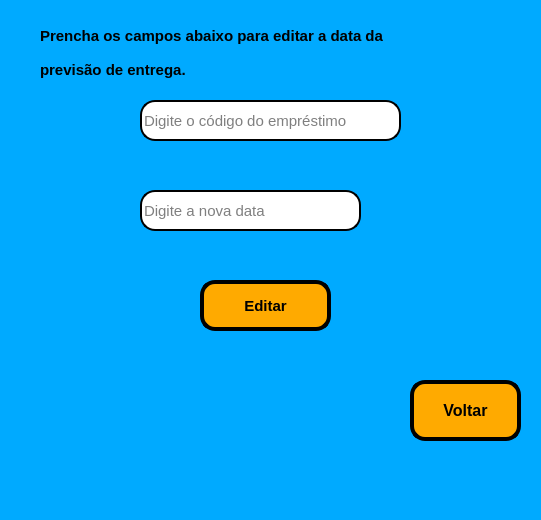
<?xml version="1.0" encoding="UTF-8"?>
<ui version="4.0">
 <class>MainWindow</class>
 <widget class="QMainWindow" name="MainWindow">
  <property name="geometry">
   <rect>
    <x>0</x>
    <y>0</y>
    <width>541</width>
    <height>520</height>
   </rect>
  </property>
  <property name="windowTitle">
   <string>Editar previsão de entrega</string>
  </property>
  <property name="styleSheet">
   <string notr="true">background-color: rgb(0, 170, 255);</string>
  </property>
  <widget class="QWidget" name="centralwidget">
   <widget class="QLineEdit" name="data">
    <property name="geometry">
     <rect>
      <x>140</x>
      <y>190</y>
      <width>221</width>
      <height>41</height>
     </rect>
    </property>
    <property name="font">
     <font>
      <pointsize>11</pointsize>
     </font>
    </property>
    <property name="styleSheet">
     <string notr="true">background-color: rgb(255, 255, 255);
border-radius: 15px;
border-style: outset;
border-width: 2px;</string>
    </property>
    <property name="inputMask">
     <string/>
    </property>
    <property name="text">
     <string/>
    </property>
    <property name="placeholderText">
     <string>Digite a nova data</string>
    </property>
   </widget>
   <widget class="QLabel" name="label_7">
    <property name="geometry">
     <rect>
      <x>0</x>
      <y>240</y>
      <width>551</width>
      <height>41</height>
     </rect>
    </property>
    <property name="font">
     <font>
      <pointsize>11</pointsize>
      <weight>75</weight>
      <bold>true</bold>
     </font>
    </property>
    <property name="styleSheet">
     <string notr="true">color: rgb(255, 85, 0);</string>
    </property>
    <property name="text">
     <string/>
    </property>
   </widget>
   <widget class="QPushButton" name="pushButton_7">
    <property name="geometry">
     <rect>
      <x>410</x>
      <y>380</y>
      <width>111</width>
      <height>61</height>
     </rect>
    </property>
    <property name="font">
     <font>
      <pointsize>12</pointsize>
      <weight>75</weight>
      <bold>true</bold>
     </font>
    </property>
    <property name="styleSheet">
     <string notr="true">background-color: rgb(255, 170, 0);
border-radius: 15px;
border-style: outset;
border-width: 4px;
border-color: black;</string>
    </property>
    <property name="text">
     <string>Voltar</string>
    </property>
    <property name="icon">
     <iconset>
      <normaloff>voltar.png</normaloff>voltar.png</iconset>
    </property>
   </widget>
   <widget class="QLabel" name="label_5">
    <property name="geometry">
     <rect>
      <x>70</x>
      <y>180</y>
      <width>51</width>
      <height>51</height>
     </rect>
    </property>
    <property name="text">
     <string/>
    </property>
    <property name="pixmap">
     <pixmap>calendario.png</pixmap>
    </property>
    <property name="scaledContents">
     <bool>true</bool>
    </property>
   </widget>
   <widget class="QLabel" name="label_3">
    <property name="geometry">
     <rect>
      <x>150</x>
      <y>140</y>
      <width>321</width>
      <height>41</height>
     </rect>
    </property>
    <property name="font">
     <font>
      <pointsize>11</pointsize>
      <weight>75</weight>
      <bold>true</bold>
     </font>
    </property>
    <property name="styleSheet">
     <string notr="true">color: rgb(255, 85, 0);</string>
    </property>
    <property name="text">
     <string/>
    </property>
   </widget>
   <widget class="QPushButton" name="pushButton">
    <property name="geometry">
     <rect>
      <x>200</x>
      <y>280</y>
      <width>131</width>
      <height>51</height>
     </rect>
    </property>
    <property name="font">
     <font>
      <pointsize>11</pointsize>
      <weight>75</weight>
      <bold>true</bold>
     </font>
    </property>
    <property name="styleSheet">
     <string notr="true">background-color: rgb(255, 170, 0);
border-radius: 15px;
border-style: outset;
border-width: 4px;
border-color: black;</string>
    </property>
    <property name="text">
     <string>Editar</string>
    </property>
   </widget>
   <widget class="QLabel" name="label_4">
    <property name="geometry">
     <rect>
      <x>70</x>
      <y>100</y>
      <width>51</width>
      <height>41</height>
     </rect>
    </property>
    <property name="text">
     <string/>
    </property>
    <property name="pixmap">
     <pixmap>codigo-de-barras.png</pixmap>
    </property>
    <property name="scaledContents">
     <bool>true</bool>
    </property>
   </widget>
   <widget class="QLabel" name="label_8">
    <property name="geometry">
     <rect>
      <x>40</x>
      <y>60</y>
      <width>191</width>
      <height>20</height>
     </rect>
    </property>
    <property name="font">
     <font>
      <pointsize>11</pointsize>
      <weight>75</weight>
      <bold>true</bold>
     </font>
    </property>
    <property name="text">
     <string>previsão de entrega.</string>
    </property>
   </widget>
   <widget class="QLabel" name="label">
    <property name="geometry">
     <rect>
      <x>40</x>
      <y>10</y>
      <width>501</width>
      <height>51</height>
     </rect>
    </property>
    <property name="font">
     <font>
      <pointsize>11</pointsize>
      <weight>75</weight>
      <bold>true</bold>
     </font>
    </property>
    <property name="text">
     <string>Prencha os campos abaixo para editar a data da </string>
    </property>
   </widget>
   <widget class="QLineEdit" name="cod">
    <property name="geometry">
     <rect>
      <x>140</x>
      <y>100</y>
      <width>261</width>
      <height>41</height>
     </rect>
    </property>
    <property name="font">
     <font>
      <pointsize>11</pointsize>
     </font>
    </property>
    <property name="styleSheet">
     <string notr="true">background-color: rgb(255, 255, 255);
border-radius: 15px;
border-style: outset;
border-width: 2px;</string>
    </property>
    <property name="inputMask">
     <string/>
    </property>
    <property name="text">
     <string/>
    </property>
    <property name="placeholderText">
     <string>Digite o código do empréstimo</string>
    </property>
   </widget>
   <widget class="QLabel" name="label_2">
    <property name="geometry">
     <rect>
      <x>120</x>
      <y>340</y>
      <width>291</width>
      <height>31</height>
     </rect>
    </property>
    <property name="font">
     <font>
      <pointsize>11</pointsize>
      <weight>75</weight>
      <bold>true</bold>
     </font>
    </property>
    <property name="text">
     <string/>
    </property>
   </widget>
  </widget>
  <widget class="QMenuBar" name="menubar">
   <property name="geometry">
    <rect>
     <x>0</x>
     <y>0</y>
     <width>541</width>
     <height>26</height>
    </rect>
   </property>
  </widget>
  <widget class="QStatusBar" name="statusbar"/>
 </widget>
 <resources/>
 <connections/>
</ui>
